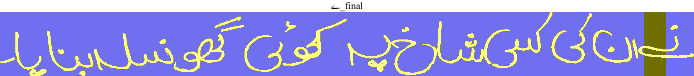
#> input picture trained_models/Encoder_Decoder/MMA-UD-I/attention_images/infer_alignment_0.png, 694 x 76 px; its folder holds only this picture in this run
$ python -i image_utils.py   (imports and definitions only)   (older library calls are emulated)
#> lines starting #> are read from the running program, lines starting #| are printed output that depends on the picture; after the words box and inside, x2 and y2 are one past the last pixel; in counts of white or black regions, pixels touching at a corner belong together
"""
This file implements some image preprocessing functions used during dataset
preparation, training and inferring.

Most functions are meant to be run only once or at the beginning of training
and hence are not really optimized for performance.
"""

"""
Notes:
    1. All output images have white foreground and black background
    2. All output images are normalized (except for DATASET_PREPARATION task)
"""

import numpy as np
import cv2
import time
import os
import collections

VERBOSE = False

# Set using trial-and-error
HORIZONTAL_MIN_AREA = 10000
VERTICAL_MIN_AREA = 2500

Params = collections.namedtuple("Params", ["extract_red_component",
                                           "horizontal_segmentation",
                                           "vertical_segmentation",
                                           "write_images",
                                           "save_image_type",
                                           "correct_skew",
                                           "remove_white_columns",
                                           "remove_white_rows"])

DATASET_PREPARATION = Params(False, True,  False, True,  "jpg", False, True, False)
TRAINING            = Params(False, False, False, False, None,  False, True, False)
INFERRING           = Params(False, False, False, False, None,  True,  True, True)

class ImagePreprocessing():
    """This class processes images for the OCR"""
    def __init__(self, params):
        self.params = params

    # [97 lines left out: functions __call__, _naive_extract_red_component, _extract_red_component, not called in this run]

def _preprocess_image(image, correct_skew=True):
    # Crop image
    image = _trim_image(image)

    if correct_skew:
        # Correct skew
        image = _skew_correction(image)

        # Crop image again (Skew correction may introduce white spaces)
        image = _trim_image(image)

    return image

# [115 lines left out: functions _remove_white_columns, _remove_white_rows, _horizontal_segmentation, _vertical_segmentation, _vertical_segmentation_using_projections, not called in this run]

def _binarize(image, blur=True):
    gray = cv2.cvtColor(image, cv2.COLOR_BGR2GRAY)
    if blur:
        gray = cv2.GaussianBlur(gray, (5,5), 0)
    thresh = cv2.bitwise_not(cv2.threshold(gray, 0, 255, cv2.THRESH_BINARY | cv2.THRESH_OTSU)[1].astype(np.uint8))

    if VERBOSE:
        cv2.imshow("binarized image", thresh)
        cv2.waitKey(0)

    return thresh

def _trim_image(image):
    gray = cv2.cvtColor(image, cv2.COLOR_BGR2GRAY)
    blur = cv2.GaussianBlur(gray, (5,5), 0)
    thresh = cv2.bitwise_not(cv2.threshold(blur, 0, 255, cv2.THRESH_BINARY | cv2.THRESH_OTSU)[1].astype(np.uint8))
    coords = cv2.findNonZero(thresh)
    x, y, w, h = cv2.boundingRect(coords)

    return image[y:y+h, x:x+w]

def _skew_correction(image):
    thresh = _binarize(image, blur=True)
    coords = np.column_stack(np.where(thresh > 0))
    angle = cv2.minAreaRect(coords)[-1]

    if angle < -45:
        angle = -(90 + angle)
    else:
        angle = -angle

    (h, w) = image.shape[:2]
    center = (w // 2, h // 2)
    M = cv2.getRotationMatrix2D(center, angle, 1.0)
    rotated = cv2.warpAffine(image, M, (w, h), flags=cv2.INTER_CUBIC, borderMode=cv2.BORDER_CONSTANT, borderValue=(255,255,255))

    return rotated

# [35 lines left out: functions _repeatedly_merge_contours, _merge_contours, not called in this run]

def _merge(a, b):
    return np.array([[a[0,0]], [a[1,0]], [b[2,0]], [b[3,0]]])

# [90 lines left out: functions _resize_images, _bucket, _resize_image, not called in this run]

def _transpose(image):
    return cv2.transpose(image)

# [31 lines left out: functions _normalize, _pad_image_horizontally, _copy_to_target, not called in this run]

def _get_filenames(path):
    return [os.path.join(path, f) for f in os.listdir(path) if _valid_image(f)]

def _valid_image(f):
    return True if f.endswith(".jpg") or f.endswith(".png") or f.endswith(".jpeg") else False

##############################################################################################

# [85 lines left out: functions handle_dataset_processing, handle_training, handle_inferring, not called in this run]

>>> import cv2
>>> picture = cv2.cvtColor(cv2.imread('../trained_models/Encoder_Decoder/MMA-UD-I/attention_images/infer_alignment_0.png'), cv2.COLOR_BGR2RGB)
>>> result = _preprocess_image(picture)
#> in _trim_image, `gray = cv2.cvtColor(image, cv2.COLOR_BGR2GRAY)`:
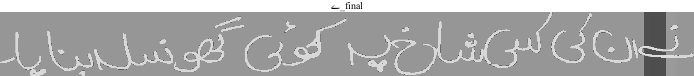
#> gray: shape (76, 694); min 0, max 255, mean 169.9
#> in _trim_image, `blur = cv2.GaussianBlur(gray, (5,5), 0)`:
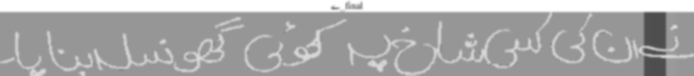
#> blur: shape (76, 694); min 78, max 255, mean 169.9
#> in _trim_image, `thresh = cv2.bitwise_not(cv2.threshold(blur, 0, 255, cv2.THRESH_BINARY..`:
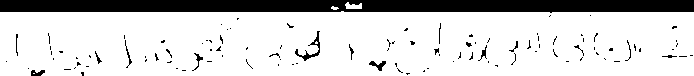
#> thresh: shape (76, 694); 82.2% white; 108 black regions (93 under 20 px), largest, box (x1, y1, x2, y2) and area: (0, 0, 694, 13) 8223, (295, 31, 320, 61) 161, (369, 61, 386, 71) 78
#> in _trim_image, `coords = cv2.findNonZero(thresh)`: coords = contour of 43336 points, box (x1, y1, x2, y2) (0, 2, 694, 76), area 12844
#> in _trim_image, `x, y, w, h = cv2.boundingRect(coords)`: x = 0; y = 2; w = 694; h = 74
#> in _trim_image, `return image[y:y+h, x:x+w]`:
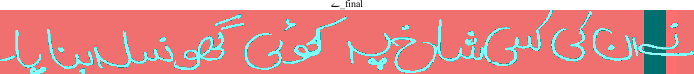
#> returned value: shape (74, 694, 3); mean of channels 0, 1, 2 144, 144, 222; drawn as B, G, R
#> in _binarize, `gray = cv2.cvtColor(image, cv2.COLOR_BGR2GRAY)`:
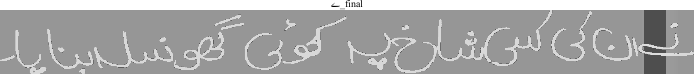
#> gray: shape (74, 694); min 0, max 255, mean 167.6
#> in _binarize, `gray = cv2.GaussianBlur(gray, (5,5), 0)`:
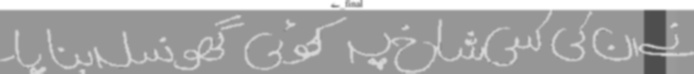
#> gray: shape (74, 694); min 78, max 255, mean 167.6
#> in _binarize, `thresh = cv2.bitwise_not(cv2.threshold(gray, 0, 255, cv2.THRESH_BINARY..`:
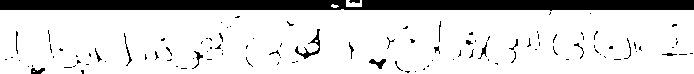
#> thresh: shape (74, 694); 84.2% white; 113 black regions (93 under 20 px), largest, box (x1, y1, x2, y2) and area: (0, 0, 694, 11) 6806, (295, 29, 320, 59) 172, (369, 59, 386, 69) 83
#> in _skew_correction, `coords = np.column_stack(np.where(thresh > 0))`: coords = 43223 pairs, first value 0 to 73, second value 0 to 693
#> in _skew_correction, `angle = cv2.minAreaRect(coords)[-1]`: angle = -90
#> in _skew_correction, `angle = -(90 + angle)`: angle = 0
#> in _skew_correction, `M = cv2.getRotationMatrix2D(center, angle, 1.0)`: M = [[1, 0, 0], [0, 1, 0]]
